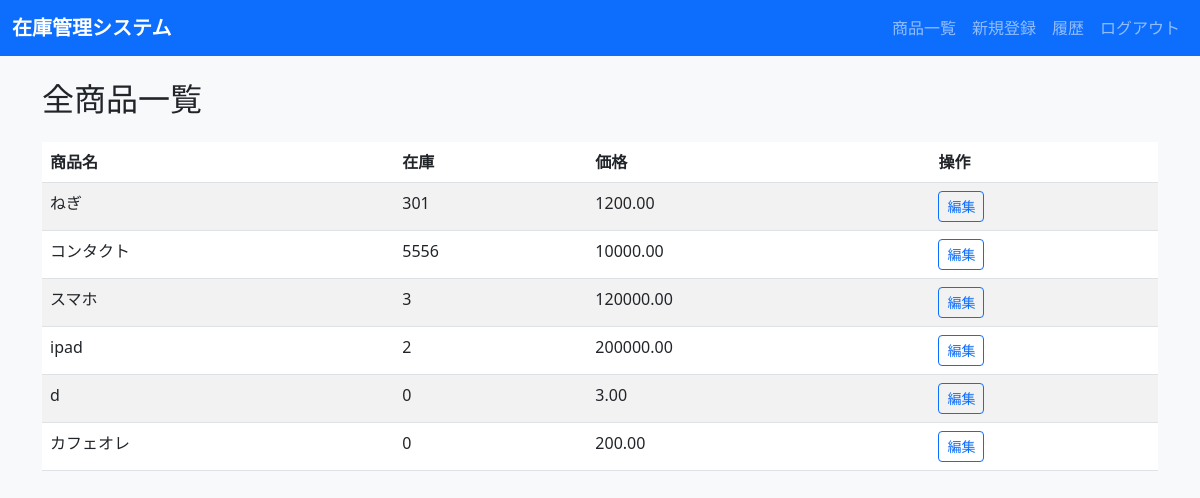
The page /final/products/filter/ (signed in) on the database its author committed.
### final/models.py (models this page shows, shortened)
class Product(models.Model):
    code = models.CharField('SKU', max_length=30, unique=True, blank=True)
    name = models.CharField('商品名', max_length=100)
    category = models.CharField('カテゴリー', max_length=50, blank=True)
    unit = models.CharField('単位', max_length=10, default='個')
    price = models.DecimalField('定価', max_digits=10, decimal_places=2)
    stock = models.IntegerField('在庫数', default=0)
    minimum_stock = models.IntegerField('最低在庫数', default=0)
    updated_at = models.DateTimeField('更新日時', auto_now=True)

### final/views.py (the view)
# urls.py: path('products/filter/', views.filtered_products,name='filtered_products'),
def filtered_products(request):
    filter_type = request.GET.get('filter')
    if filter_type == 'out_of_stock':
        products = Product.objects.filter(stock=0)
        title = "在庫切れの商品一覧"
    elif filter_type == 'low_stock':
        products = Product.objects.filter(stock__lt=10)
        title = "低在庫の商品一覧"
    else:
        products = Product.objects.all()
        title = "全商品一覧"
    context = {
        'products': products,
        'title': title,
    }
    return render(request, 'final/filtered_products.html', context)

### templates/final/filtered_products.html (shortened to what this page needs)
{% extends 'base.html' %}
{% block content %}
<h2 class="mb-4">{{ title }}</h2>
<table class="table table-striped">
  <thead>
    <tr>
      <th>商品名</th>
      <th>在庫</th>
      <th>価格</th>
      <th>操作</th>
    </tr>
  </thead>
  <tbody>
    {% for product in products %}
    <tr>
      <td>{{ product.name }}</td>
      <td>{{ product.stock }}</td>
      <td>{{ product.price }}</td>
      <td><a href="{% url 'final:product_edit' product.pk %}" class="btn btn-sm btn-outline-primary">編集</a></td>
    </tr>
    {% empty %}
    <tr><td colspan="4">該当する商品はありません。</td></tr>
    {% endfor %}
  </tbody>
</table>
{% endblock %}

### templates/base.html (style rules this page uses)
body { background-color: #f8f9fa; }

### rows shown on the page
Product: name "ねぎ", stock "301", price "1200.00"
Product: name "コンタクト", stock "5556", price "10000.00"
Product: name "スマホ", stock "3", price "120000.00"
Product: name "ipad", stock "2", price "200000.00"
Product: name "d", stock "0", price "3.00"
Product: name "カフェオレ", stock "0", price "200.00"

### other values the page prints
{{ title }} "全商品一覧"
